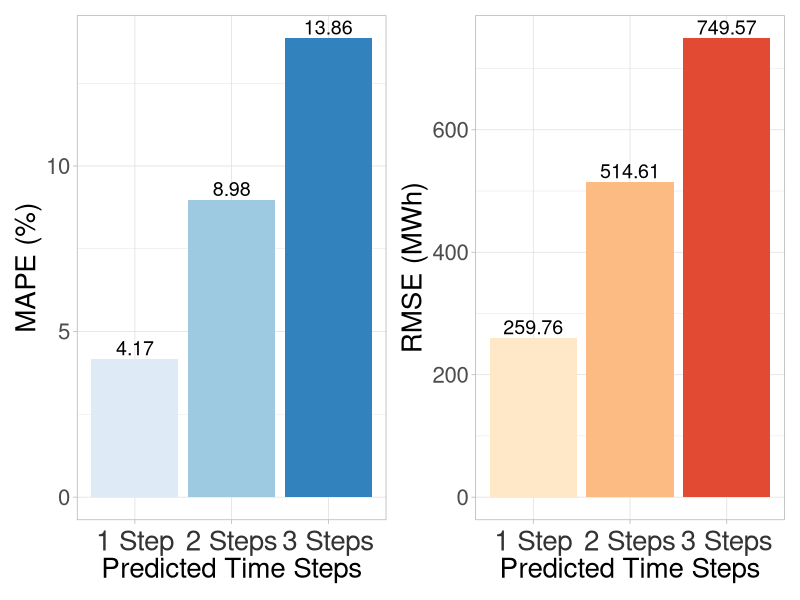

The R script that drew this image:
library(readxl)
test<- read_excel("Weekly_3stepStkLSTM_Results.xlsx")


library(dplyr)
library(ggplot2)
test$'Neurons Layer 1' = as.factor(test$'Neurons Layer 1')
test$'Neurons Layer 2' = as.factor(test$'Neurons Layer 2')
test$Batches=as.factor(test$Batches)
test$Epochs=as.factor(test$Epochs)



steps<-c('1 Step', '2 Steps', '3 Steps')
RMSE<-c(test$`TestRMSE 1`, test$`TestRMSE 2`, test$`TestRMSE 3`)
MAPE<-c(test$`MAPE 1`, test$`MAPE 2`, test$`MAPE 3`)
df<-data.frame(as.factor(steps),RMSE, MAPE )

p1<-ggplot(df, aes(x=steps, y=MAPE, fill=steps))+
  theme(legend.title=element_blank(),
        legend.position = 'none')+
  geom_bar( stat = "identity", position="dodge")+
  geom_text(aes(label = MAPE), size=5,
            position = position_dodge(width = 0.9), 
            vjust = -.25)+ theme_light()+
  theme(text = element_text(size=20),axis.text.x = element_text(color = "grey20", 
         size = 20,hjust = .5, vjust = .5, face = "plain"))+
  labs(x='Predicted Time Steps', y= "MAPE (%)")+
  scale_fill_brewer(palette='Blues')+theme(legend.title=element_blank(), legend.position = 'none')

p2<-ggplot(df, aes(x=steps, y=RMSE, fill=steps))+
  geom_bar(stat = "identity", position="dodge")+
  geom_text(aes(label = RMSE), size=5,
            position = position_dodge(width = 0.9), 
            vjust = -.25)+ theme_light()+
  theme(text = element_text(size=20),axis.text.x = element_text(color = "grey20", 
         size = 20,hjust = .5, vjust = .5, face = "plain"))+
  labs(x='Predicted Time Steps',y= "RMSE (MWh)")+
  scale_fill_brewer(palette = 'OrRd')+
  theme(legend.title=element_blank(), legend.position = 'none')

library(patchwork)
p1+p2
